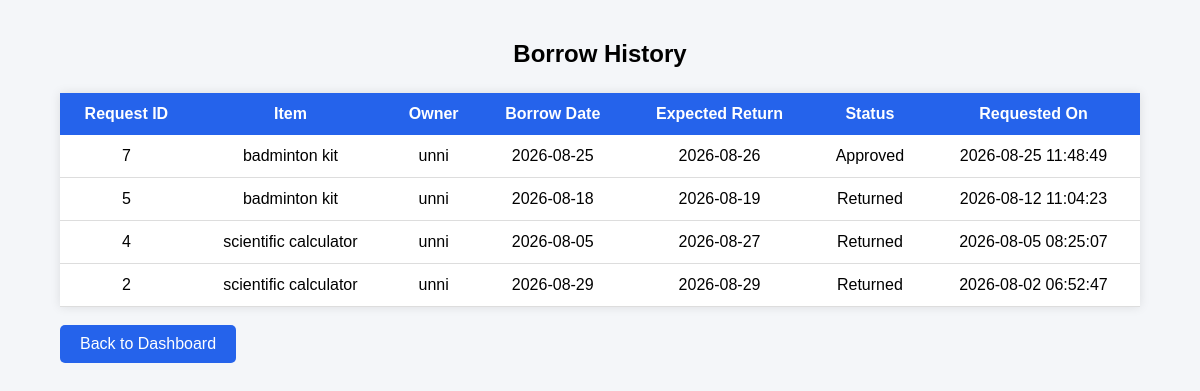
Screenshot of /borrow_history.php (signed in) with the database file from the repository.
### tables this page shows
CREATE TABLE `borrow_requests` (
  `request_id` int(11) NOT NULL,
  `item_id` int(11) NOT NULL,
  `borrower_id` int(11) NOT NULL,
  `owner_id` int(11) NOT NULL,
  `borrow_date` date DEFAULT NULL,
  `expected_return_date` date DEFAULT NULL,
  `actual_return_date` date DEFAULT NULL,
  `status` enum('Pending','Approved','Rejected','Returned') DEFAULT 'Pending',
  `owner_message` varchar(255) DEFAULT NULL,
  `request_date` timestamp NOT NULL DEFAULT current_timestamp(),
  `approved_date` datetime DEFAULT NULL,
  `returned_date` datetime DEFAULT NULL
);

CREATE TABLE `items` (
  `item_id` int(11) NOT NULL,
  `user_id` int(11) NOT NULL,
  `category_id` int(11) NOT NULL,
  `item_name` varchar(100) NOT NULL,
  `description` text DEFAULT NULL,
  `item_condition` varchar(50) DEFAULT NULL,
  `availability` enum('Available','Borrowed') DEFAULT 'Available',
  `location` varchar(100) DEFAULT NULL,
  `image` varchar(255) DEFAULT NULL,
  `created_at` timestamp NOT NULL DEFAULT current_timestamp()
);

CREATE TABLE `users` (
  `user_id` int(11) NOT NULL,
  `full_name` varchar(100) NOT NULL,
  `email` varchar(100) NOT NULL,
  `phone` varchar(15) DEFAULT NULL,
  `department` varchar(50) DEFAULT NULL,
  `year_of_study` varchar(20) DEFAULT NULL,
  `password` varchar(255) NOT NULL,
  `security_question` varchar(255) NOT NULL,
  `security_answer` varchar(255) NOT NULL,
  `profile_image` varchar(255) DEFAULT NULL,
  `created_at` timestamp NOT NULL DEFAULT current_timestamp()
);

### borrow_history.php (the view, shortened to what this page needs)
<?php
include("includes/db.php");
$user_id = $_SESSION['user_id'];
$query = mysqli_query($conn, "
SELECT
    br.request_id,
    i.item_name,
    u.full_name AS owner_name,
    br.borrow_date,
    br.expected_return_date,
    br.status,
    br.request_date
FROM borrow_requests br
JOIN items i ON br.item_id = i.item_id
JOIN users u ON br.owner_id = u.user_id
WHERE br.borrower_id = '$user_id'
ORDER BY br.request_date DESC
");
?>
<!DOCTYPE html>
<html>
<head>
    <link rel="stylesheet" href="css/borrow_history.css">
</head>
<body>
<div class="container">
<h2>Borrow History</h2>
<table>
<tr>
    <th>Request ID</th>
    <th>Item</th>
    <th>Owner</th>
    <th>Borrow Date</th>
    <th>Expected Return</th>
    <th>Status</th>
    <th>Requested On</th>
</tr>
<?php
if(mysqli_num_rows($query)>0)
{
    while($row=mysqli_fetch_assoc($query))
    {
?>
<tr>
<td><?php echo $row['request_id']; ?></td>
<td><?php echo htmlspecialchars($row['item_name']); ?></td>
<td><?php echo htmlspecialchars($row['owner_name']); ?></td>
<td>
<?php
echo $row['borrow_date'] ? $row['borrow_date'] : "-";
?>
</td>
<td>
<?php
echo $row['expected_return_date'] ? $row['expected_return_date'] : "-";
?>
</td>
<td><?php echo $row['status']; ?></td>
<td><?php echo $row['request_date']; ?></td>
</tr>
<?php
    }
}
else
{
?>
<tr>
<td colspan="7">No borrow history found.</td>
</tr>
<?php
}
?>
</table>
<br>
<a href="dashboard.php" class="btn">Back to Dashboard</a>
</div>
</body>
</html>

### css/borrow_history.css (style rules this page uses)
body { margin:0; font-family:Arial,Helvetica,sans-serif; background:#f4f6f9; }
.container { width:90%; max-width:1100px; margin:40px auto; }
h2 { text-align:center; margin-bottom:25px; }
table { width:100%; border-collapse:collapse; background:#fff; box-shadow:0 0 10px rgba(0,0,0,.1); }
th { background:#2563eb; color:#fff; padding:12px; }
td { padding:12px; border-bottom:1px solid #ddd; text-align:center; }
.btn { display:inline-block; padding:10px 20px; background:#2563eb; color:#fff; text-decoration:none; border-radius:5px; }

### rows the page displays
borrow_requests: request_id "7", item.item_name "badminton kit", owner.full_name "unni", borrow_date "2026-08-25", expected_return_date "2026-08-26", status "Approved", request_date "2026-08-25 11:48:49"
borrow_requests: request_id "5", item.item_name "badminton kit", owner.full_name "unni", borrow_date "2026-08-18", expected_return_date "2026-08-19", status "Returned", request_date "2026-08-12 11:04:23"
borrow_requests: request_id "4", item.item_name "scientific calculator", owner.full_name "unni", borrow_date "2026-08-05", expected_return_date "2026-08-27", status "Returned", request_date "2026-08-05 08:25:07"
borrow_requests: request_id "2", item.item_name "scientific calculator", owner.full_name "unni", borrow_date "2026-08-29", expected_return_date "2026-08-29", status "Returned", request_date "2026-08-02 06:52:47"
